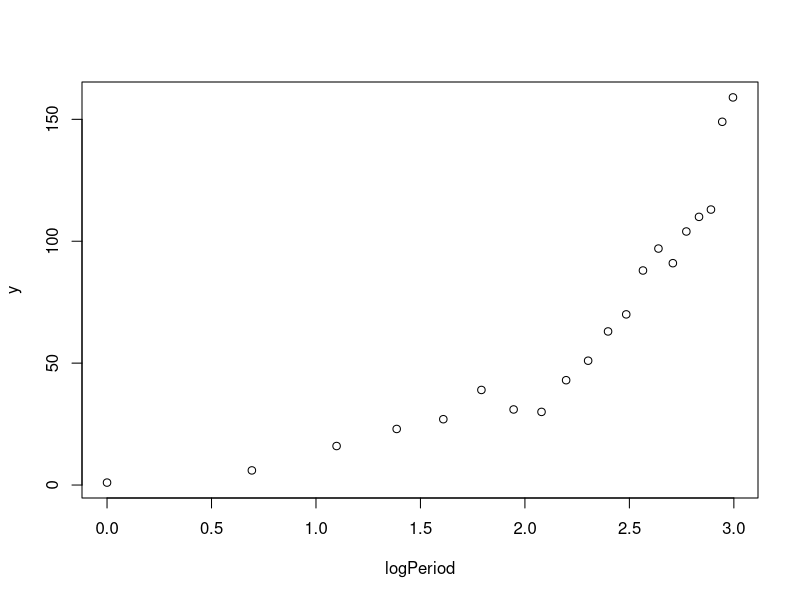

The R source for this figure:
y = c(1,6,16,23,27,39,31,30,43,51,63,70,88,97,91,104,110,113,149,159)
period = c(1:20)
logPeriod = log(period)

plot(logPeriod, y)


### --- CODE --- ###

# function to calculate diagonal matrix W
W_matrix = function(X, b){
  
  # initialize diagonal of matrix
  diag_vector = c()
  
  # calculate w_ii and add to diagonal vector
  for( i in 1:nrow(X) ){
    w_ii = exp( b[1]*X[i,1] + b[2]*X[i,2]  )
    
    diag_vector = c(diag_vector, w_ii)
  }
  
  # create diagonal matrix with diag()
  return(diag(diag_vector))
}

# function to calculate element z_i
z_vector = function(X, y, b){
  
  # initialize empty z vector
  z = c()
  
  # calculate z_i
  for( i in 1: length(y) ){
    z_i = (b[1]*X[i,1] + b[2]*X[i,2]) + ( y[i] / exp(b[1]*X[i,1] + b[2]*X[i,2]) ) - 1
    
    z = c( z, z_i )
  }
  
  return(z)
}

# function to calculate matrix Xtranpose*W*X
# tranpose of a matrix A: t(A)
# matrix multiplication operator: %*%, e.g, A%*%B is A multiply with B
Xtranpose_WX = function(X, W){
  return( t(X) %*% W %*% X)
}

# function to calculate matrix Xtranspose*W*z
Xtranpose_Wz = function(X, W, z){
  return( t(X) %*% W %*% z )
}

# deviance of model
CalculateDeviance = function(X, y, b){
  
  D = 0
  for( i in 1:length(y) ){
    y_hat= exp(b[1]*X[i,1] + b[2]*X[i,2])
    
    cat(y[i], " --- ", y_hat)
    cat("\n")
    
    D = D + ( y[i] * log(y[i] / y_hat) )
  }
  
  return( 2*D )
}

# matrix X
X = matrix( c( rep(1, 20), log( c(1:20) ) ) , 20, 2 )

# vector y
y = c(1,6,16,23,27,39,31,30,43,51,63,70,88,97,91,104,110,113,149,159)

# ERROR ACCEPTABLE
ACCEPTABLE_ERROR = c(10**-6, 10**-6)

# initiate b(0) = (1,1)
previous_b = c(1, 1)
current_b  = c(0, 0)

iterated_step = 0

#A = Xtranpose_WX(X, W)
#B = Xtranpose_Wz(X, W, z)
#C = W_matrix(X, previous_b)

# iterated weight least squared, finding vector b
while(TRUE){
  
  iterated_step =+ 1
  
  # W matrix
  W = W_matrix(X, previous_b)
  
  # z vector
  z = z_vector(X, y, previous_b)
  
  # calculate current_b, using solve(A) to calculate inverse of a matrix A
  Xt_WX = Xtranpose_WX(X, W)
  Xt_Wz = Xtranpose_Wz(X, W, z)
  
  current_b = solve(Xt_WX) %*% Xt_Wz
  
  residual = abs(current_b - previous_b)
  print(residual)
  
  if( all(residual < ACCEPTABLE_ERROR) ){
    break
  }
  else{
    previous_b = current_b
  }
  
}

# deviance of current model
D = CalculateDeviance(X, y, current_b)

# chi squared test of deviance to verify goodness-of-fit
qchisq(0.05, df = nrow(X) - length(current_b), lower.tail = FALSE)

# thay D < chi-square voi bac tu do n-p, ket luan mo hinh phu hop

print(current_b)
print(iterated_step)
print(D)

# verify with glm in R
res.p = glm(y ~ X, family = poisson(link = "log"))
summary(res.p)




